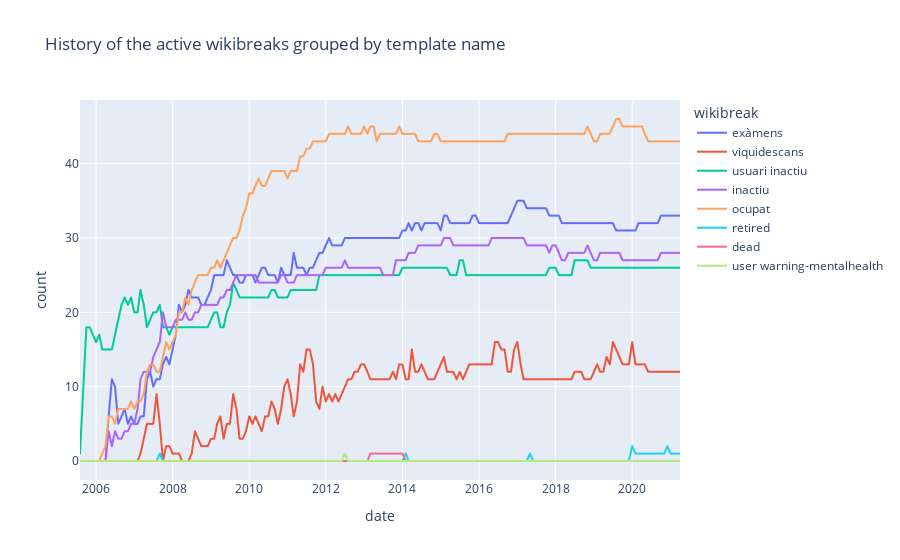

Write notebook code for a chart like this one.
### Code cell
fig = px.line(breaks_history_wikibreak_count_cleaned, x='date', y='count', color='wikibreak', title='History of the active wikibreaks grouped by template name')
fig.show()

### Figure 1 — Plotly figure (JSON) as saved in the notebook; plotly's stock layout.template omitted (floating-point values rounded to 4 significant figures; data arrays with more than 128 entries replaced by an {"elided": "..."} marker saying what was removed)
{"data": [{"hovertemplate": "wikibreak=exàmens<br>date=%{x}<br>count=%{y}<extra></extra>", "legendgroup": "exàmens", "line": {"color": "#636efa", "dash": "solid"}, "mode": "lines", "name": "exàmens", "showlegend": true, "type": "scattergl", "x": {"elided": "188 str values"}, "xaxis": "x", "y": {"elided": "188 int values"}, "yaxis": "y"}, {"hovertemplate": "wikibreak=viquidescans<br>date=%{x}<br>count=%{y}<extra></extra>", "legendgroup": "viquidescans", "line": {"color": "#EF553B", "dash": "solid"}, "mode": "lines", "name": "viquidescans", "showlegend": true, "type": "scattergl", "x": {"elided": "188 str values"}, "xaxis": "x", "y": {"elided": "188 int values"}, "yaxis": "y"}, {"hovertemplate": "wikibreak=usuari inactiu<br>date=%{x}<br>count=%{y}<extra></extra>", "legendgroup": "usuari inactiu", "line": {"color": "#00cc96", "dash": "solid"}, "mode": "lines", "name": "usuari inactiu", "showlegend": true, "type": "scattergl", "x": {"elided": "188 str values"}, "xaxis": "x", "y": {"elided": "188 int values"}, "yaxis": "y"}, {"hovertemplate": "wikibreak=inactiu<br>date=%{x}<br>count=%{y}<extra></extra>", "legendgroup": "inactiu", "line": {"color": "#ab63fa", "dash": "solid"}, "mode": "lines", "name": "inactiu", "showlegend": true, "type": "scattergl", "x": {"elided": "188 str values"}, "xaxis": "x", "y": {"elided": "188 int values"}, "yaxis": "y"}, {"hovertemplate": "wikibreak=ocupat<br>date=%{x}<br>count=%{y}<extra></extra>", "legendgroup": "ocupat", "line": {"color": "#FFA15A", "dash": "solid"}, "mode": "lines", "name": "ocupat", "showlegend": true, "type": "scattergl", "x": {"elided": "188 str values"}, "xaxis": "x", "y": {"elided": "188 int values"}, "yaxis": "y"}, {"hovertemplate": "wikibreak=retired<br>date=%{x}<br>count=%{y}<extra></extra>", "legendgroup": "retired", "line": {"color": "#19d3f3", "dash": "solid"}, "mode": "lines", "name": "retired", "showlegend": true, "type": "scattergl", "x": {"elided": "188 str values"}, "xaxis": "x", "y": {"elided": "188 int values"}, "yaxis": "y"}, {"hovertemplate": "wikibreak=dead<br>date=%{x}<br>count=%{y}<extra></extra>", "legendgroup": "dead", "line": {"color": "#FF6692", "dash": "solid"}, "mode": "lines", "name": "dead", "showlegend": true, "type": "scattergl", "x": {"elided": "188 str values"}, "xaxis": "x", "y": {"elided": "188 int values"}, "yaxis": "y"}, {"hovertemplate": "wikibreak=user warning-mentalhealth<br>date=%{x}<br>count=%{y}<extra></extra>", "legendgroup": "user warning-mentalhealth", "line": {"color": "#B6E880", "dash": "solid"}, "mode": "lines", "name": "user warning-mentalhealth", "showlegend": true, "type": "scattergl", "x": {"elided": "188 str values"}, "xaxis": "x", "y": {"elided": "188 int values"}, "yaxis": "y"}], "layout": {"legend": {"title": {"text": "wikibreak"}, "tracegroupgap": 0}, "title": {"text": "History of the active wikibreaks grouped by template name"}, "xaxis": {"anchor": "y", "domain": [0, 1], "title": {"text": "date"}}, "yaxis": {"anchor": "x", "domain": [0, 1], "title": {"text": "count"}}}}
